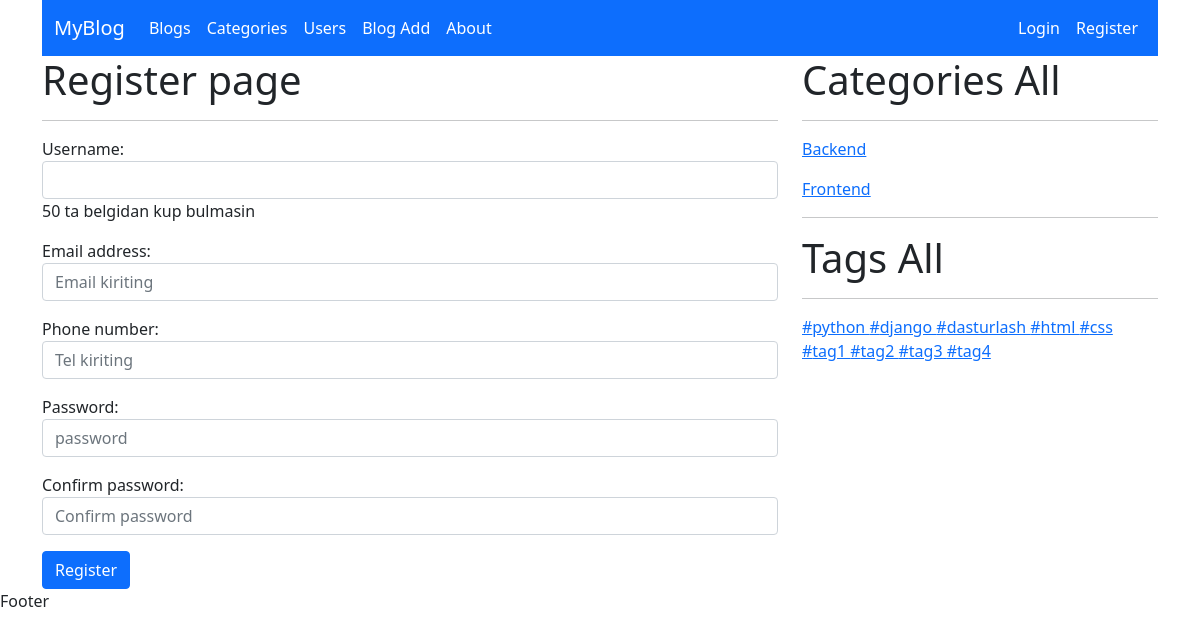
The page /user/register/ on the database as committed earlier.
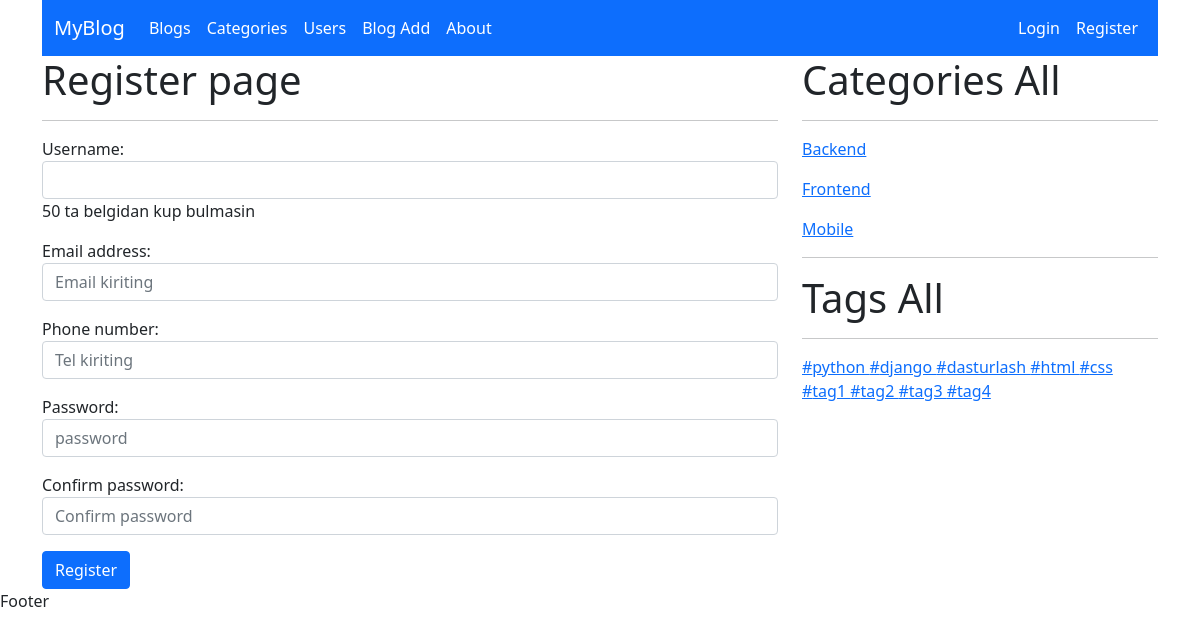
The same page on the database as committed later.
### blog/models.py (models this page shows, shortened)
class Category(models.Model):
    name = models.CharField(max_length=100)
    slug = models.SlugField(max_length=100, unique=True)
    image = models.ImageField(upload_to='category/')
    description = RichTextField()
    user = models.ManyToManyField(UserProfile)

class Tag(models.Model):
    name = models.CharField(max_length=100)
    slug = models.SlugField(max_length=100, unique=True)

### user/views.py (the view)
# urls.py: path('register/', RegisterView.as_view(), name='register'),
class RegisterView(BasicView, CreateView):
    form_class = RegisterForm
    template_name = 'register.html'
    success_url = reverse_lazy('login')
    def get_context_data(self, **kwargs):
        context = super().get_context_data(**kwargs)
        context['categories'] = self.category()
        context['tags'] = self.tag()
        return context

### user/forms.py
class RegisterForm(UserCreationForm):
    password1 = forms.CharField(
        label="Password",
        widget=forms.PasswordInput(
            attrs={'class': 'form-control', 'type': 'password', 'placeholder': 'password'}),
    )
    password2 = forms.CharField(
        label="Confirm password",
        widget=forms.PasswordInput(
            attrs={'class': 'form-control', 'type': 'password', 'placeholder': 'Confirm password'}),
    )
    class Meta:
        model = UserProfile
        fields = ['username', 'email', 'phone_number', 'password1', 'password2']
        widgets = {
            'username': forms.TextInput(attrs={'name': 'username', 'class': 'form-control'}),
            'email': forms.EmailInput(
                attrs={'name': 'email', 'class': 'form-control', 'placeholder': 'Email kiriting'}),
            'phone_number': forms.TextInput(
                attrs={'class': 'form-control', 'placeholder': 'Tel kiriting'}),
        }

### blog/views.py (called while the page is built)
    def category(self):
        categories = Category.objects.all()
        return categories

    def tag(self):
        tags = Tag.objects.all()
        return tags

### templates/register.html (shortened to what this page needs)
{% extends 'base.html' %}
{% block content %}
    <h1>Register page</h1>
    <hr>
    <form method="post">
        {{ form.as_p }}
        <button type="submit" class="btn btn-primary">Register</button>
    </form>
{% endblock %}

### templates/base.html (shortened to what this page needs)
<!DOCTYPE html>
<html lang="en">
<head>
    {% load static %}
    <link rel="stylesheet" href="{% static 'css/bootstrap.css' %}">
</head>
<body>
<div class="container">
    {% include 'header.html' %}
    <div class="row">
        <div class="col-lg-8">
            {% block content %}
            {% endblock %}
        </div>
        <div class="col-lg-4">
            <h1>Categories All</h1>
            <hr>
            {% for c in categories %}
                <p><a href="{% url 'category_blog' c.slug %}">{{ c.name }}</a></p>
            {% endfor %}
            <hr>
            <h1>Tags All</h1>
            <hr>
            {% for tag in tags %}
                <a href="{% url 'tag_blog' tag.slug %}">#{{ tag.name }} </a>
            {% endfor %}
        </div>
    </div>
</div>
<footer>
    Footer
</footer>
</body>
</html>

Rows that differ between the two databases and show on the page:
added Category: name "Mobile"
